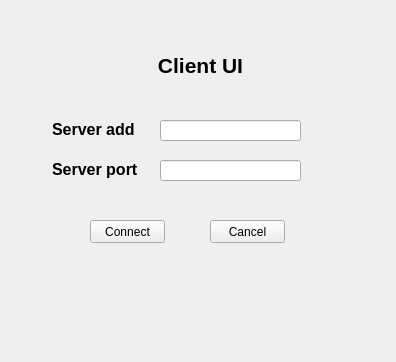
<?xml version="1.0" encoding="UTF-8"?>
<ui version="4.0">
 <class>Widget</class>
 <widget class="QWidget" name="Widget">
  <property name="geometry">
   <rect>
    <x>0</x>
    <y>0</y>
    <width>396</width>
    <height>362</height>
   </rect>
  </property>
  <property name="windowTitle">
   <string>Widget</string>
  </property>
  <widget class="QLabel" name="label">
   <property name="geometry">
    <rect>
     <x>120</x>
     <y>40</y>
     <width>161</width>
     <height>51</height>
    </rect>
   </property>
   <property name="text">
    <string>&lt;html&gt;&lt;head/&gt;&lt;body&gt;&lt;p align=&quot;center&quot;&gt;&lt;span style=&quot; font-size:16pt; font-weight:700;&quot;&gt;Client UI&lt;/span&gt;&lt;/p&gt;&lt;/body&gt;&lt;/html&gt;</string>
   </property>
  </widget>
  <widget class="QLabel" name="label_2">
   <property name="geometry">
    <rect>
     <x>52</x>
     <y>120</y>
     <width>91</width>
     <height>20</height>
    </rect>
   </property>
   <property name="text">
    <string>&lt;html&gt;&lt;head/&gt;&lt;body&gt;&lt;p&gt;&lt;span style=&quot; font-size:12pt; font-weight:700;&quot;&gt;Server add&lt;/span&gt;&lt;/p&gt;&lt;/body&gt;&lt;/html&gt;</string>
   </property>
  </widget>
  <widget class="QLineEdit" name="ipLineEdit">
   <property name="geometry">
    <rect>
     <x>160</x>
     <y>120</y>
     <width>141</width>
     <height>21</height>
    </rect>
   </property>
  </widget>
  <widget class="QLabel" name="label_3">
   <property name="geometry">
    <rect>
     <x>52</x>
     <y>160</y>
     <width>91</width>
     <height>20</height>
    </rect>
   </property>
   <property name="text">
    <string>&lt;html&gt;&lt;head/&gt;&lt;body&gt;&lt;p&gt;&lt;span style=&quot; font-size:12pt; font-weight:700;&quot;&gt;Server port&lt;/span&gt;&lt;/p&gt;&lt;/body&gt;&lt;/html&gt;</string>
   </property>
  </widget>
  <widget class="QLineEdit" name="portLineEdit">
   <property name="geometry">
    <rect>
     <x>160</x>
     <y>160</y>
     <width>141</width>
     <height>21</height>
    </rect>
   </property>
  </widget>
  <widget class="QPushButton" name="LinkButton">
   <property name="geometry">
    <rect>
     <x>90</x>
     <y>220</y>
     <width>75</width>
     <height>23</height>
    </rect>
   </property>
   <property name="text">
    <string>Connect</string>
   </property>
  </widget>
  <widget class="QPushButton" name="pushButton_2">
   <property name="geometry">
    <rect>
     <x>210</x>
     <y>220</y>
     <width>75</width>
     <height>23</height>
    </rect>
   </property>
   <property name="text">
    <string>Cancel</string>
   </property>
  </widget>
 </widget>
 <resources/>
 <connections/>
</ui>
